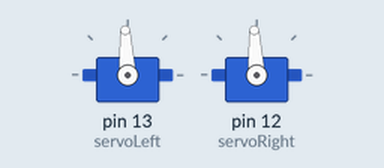
Recording of a program running on a simulated Arduino Uno, built with avr-gcc and run on an emulated ATmega328P. On the bench: 2 × servo.

Above: at 0.1 s.
At 16.7 s:
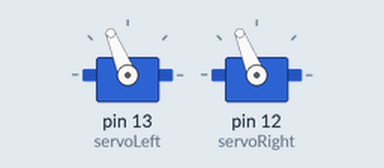
At 37.1 s:
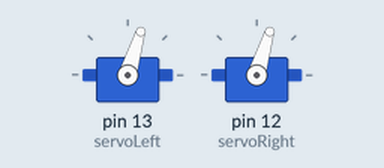
At 38.1 s:
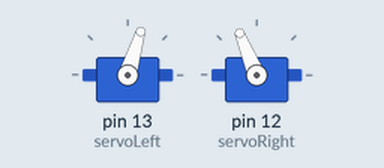
Timing chart, 0 to 39.6 s (numbered marks = the images above):
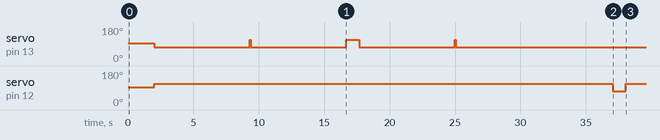

The program:

main.cpp
```cpp
#include <Arduino.h>
#include <Servo.h>
//imports for arduino and servo libraries

Servo servoLeft;
//declare the right and left servos
Servo servoRight;

void setup() //a setup function that runs once when defined (so nothing needs to be called in main loop)
{
  servoLeft.attach(13);
  //associate the signal of pin 13 with that of the left servo
  servoRight.attach(12);
  //same but for the right servo

  //a 2 second delay such that when the code is reset on the hardware, I have two seconds to adjust the position of the robot before it moves
  servoLeft.writeMicroseconds(1500);
  servoRight.writeMicroseconds(1500);
  //1500 microseconds corresponds to the wheels not moving
  delay(2000);
  //do this for 2 seconds

  //Note: I move the robot backwards, such that the right and left servo microseconds are flipped from what they usually are when moving in a straight line forwards

  //Move forwards a certain distance before adjusting path
  servoLeft.writeMicroseconds(1300);
  //left wheel to move in the clockwise direction at full speed (which is 1300 microseconds for pin 13 conections)
  servoRight.writeMicroseconds(1700);
  //right wheel to move in the counterclockwise direction at full speed (which is 1300 microseconds for pin 13 conections)
  delay(7300);
  //power the servos at these speeds/directions for 7.3 second

  //Turn right in place (as a slight path adjustment from point A going to B)
  servoLeft.writeMicroseconds(1700);
  //make the left servo turn backwards
  servoRight.writeMicroseconds(1700);
  //while the right servo still moves forwards
  delay(85);
  //do this for 0.085 seconds

  //Continue to move forwards for another 7.3 seconds
  servoLeft.writeMicroseconds(1300);
  servoRight.writeMicroseconds(1700);
  delay(7300);

  //Turn right in place for 0.985 seconds (turning in box B)
  servoRight.writeMicroseconds(1700);
  servoLeft.writeMicroseconds(1700);
  delay(985);

  //Move forwards for 7.3 seconds before adjusting
  servoLeft.writeMicroseconds(1300);
  servoRight.writeMicroseconds(1700);
  delay(7300);

  //Turn right in place for 0.092 seconds (as a slight path adjustment from point B going to C)
  servoRight.writeMicroseconds(1700);
  servoLeft.writeMicroseconds(1700);
  delay(92);

  //my robot is
  //Move forwards for 12 more seconds (to point C)
  servoLeft.writeMicroseconds(1300);
  servoRight.writeMicroseconds(1700);
  delay(12000);

  //Turn left for .985 seconds (in box C)
  servoLeft.writeMicroseconds(1300);
  servoRight.writeMicroseconds(1300);
  delay(985);

  //Move forwards for 13.2 seconds to box D from C
  servoLeft.writeMicroseconds(1300);
  servoRight.writeMicroseconds(1700);
  delay(13200);

  //after the final forward movement is done, stop the wheels from moving by cutting the signals to pins 12 and 13
  servoLeft.detach();
  servoRight.detach();
}

//again, empty loop as the above function is run once when the code runs
void loop()
{
}
```
